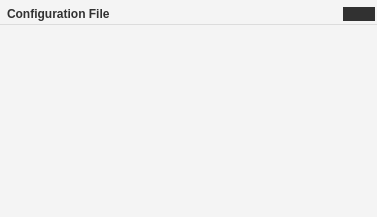
                           <widget class="QFrame" name="frame_25">
                            <property name="sizePolicy">
                             <sizepolicy hsizetype="Preferred" vsizetype="Expanding">
                              <horstretch>0</horstretch>
                              <verstretch>3</verstretch>
                             </sizepolicy>
                            </property>
                            <property name="styleSheet">
                             <string notr="true">background-color:#f4f4f4;
border: none;
</string>
                            </property>
                            <property name="frameShape">
                             <enum>QFrame::StyledPanel</enum>
                            </property>
                            <property name="frameShadow">
                             <enum>QFrame::Raised</enum>
                            </property>
                            <layout class="QVBoxLayout" name="verticalLayout_57">
                             <property name="spacing">
                              <number>0</number>
                             </property>
                             <property name="leftMargin">
                              <number>0</number>
                             </property>
                             <property name="topMargin">
                              <number>0</number>
                             </property>
                             <property name="rightMargin">
                              <number>0</number>
                             </property>
                             <property name="bottomMargin">
                              <number>0</number>
                             </property>
                             <item>
                              <widget class="QFrame" name="frame_27">
                               <property name="sizePolicy">
                                <sizepolicy hsizetype="Preferred" vsizetype="Expanding">
                                 <horstretch>0</horstretch>
                                 <verstretch>1</verstretch>
                                </sizepolicy>
                               </property>
                               <property name="styleSheet">
                                <string notr="true">border-bottom:1px solid rgba(0,0,0,0.1);
margin-top:2px;</string>
                               </property>
                               <property name="frameShape">
                                <enum>QFrame::StyledPanel</enum>
                               </property>
                               <property name="frameShadow">
                                <enum>QFrame::Raised</enum>
                               </property>
                               <layout class="QHBoxLayout" name="horizontalLayout_22">
                                <property name="spacing">
                                 <number>0</number>
                                </property>
                                <property name="leftMargin">
                                 <number>0</number>
                                </property>
                                <property name="topMargin">
                                 <number>0</number>
                                </property>
                                <property name="rightMargin">
                                 <number>0</number>
                                </property>
                                <property name="bottomMargin">
                                 <number>0</number>
                                </property>
                                <item>
                                 <widget class="QLabel" name="label_21">
                                  <property name="styleSheet">
                                   <string notr="true">font-weight: bold;
font-size:12px;
color: rgba(0,0,0,0.8);
margin-left: 4px;
border: none;</string>
                                  </property>
                                  <property name="text">
                                   <string>Configuration File</string>
                                  </property>
                                 </widget>
                                </item>
                                <item>
                                 <spacer name="horizontalSpacer_8">
                                  <property name="orientation">
                                   <enum>Qt::Horizontal</enum>
                                  </property>
                                  <property name="sizeHint" stdset="0">
                                   <size>
                                    <width>227</width>
                                    <height>20</height>
                                   </size>
                                  </property>
                                 </spacer>
                                </item>
                                <item>
                                 <widget class="QFrame" name="frame_28">
                                  <property name="styleSheet">
                                   <string notr="true">border:none;</string>
                                  </property>
                                  <property name="frameShape">
                                   <enum>QFrame::StyledPanel</enum>
                                  </property>
                                  <property name="frameShadow">
                                   <enum>QFrame::Raised</enum>
                                  </property>
                                  <layout class="QHBoxLayout" name="horizontalLayout_30">
                                   <property name="spacing">
                                    <number>0</number>
                                   </property>
                                   <property name="leftMargin">
                                    <number>0</number>
                                   </property>
                                   <property name="topMargin">
                                    <number>0</number>
                                   </property>
                                   <property name="rightMargin">
                                    <number>0</number>
                                   </property>
                                   <property name="bottomMargin">
                                    <number>0</number>
                                   </property>
                                   <item>
                                    <widget class="QPushButton" name="pushButton_15">
                                     <property name="cursor">
                                      <cursorShape>PointingHandCursor</cursorShape>
                                     </property>
                                     <property name="styleSheet">
                                      <string notr="true">background-color:rgba(0,0,0,0.8);
margin:3px 2px;</string>
                                     </property>
                                     <property name="text">
                                      <string/>
                                     </property>
                                     <property name="icon">
                                      <iconset resource="resources.qrc">
                                       <normaloff>:/icons/images/icons/cil-minus.png</normaloff>:/icons/images/icons/cil-minus.png</iconset>
                                     </property>
                                    </widget>
                                   </item>
                                  </layout>
                                 </widget>
                                </item>
                               </layout>
                              </widget>
                             </item>
                             <item>
                              <widget class="QListWidget" name="listWidget_2">
                               <property name="sizePolicy">
                                <sizepolicy hsizetype="Preferred" vsizetype="Expanding">
                                 <horstretch>0</horstretch>
                                 <verstretch>9</verstretch>
                                </sizepolicy>
                               </property>
                               <property name="styleSheet">
                                <string notr="true">font-size:11px;
color:rgba(0,0,0,0.5);
</string>
                               </property>
                              </widget>
                             </item>
                            </layout>
                           </widget>
